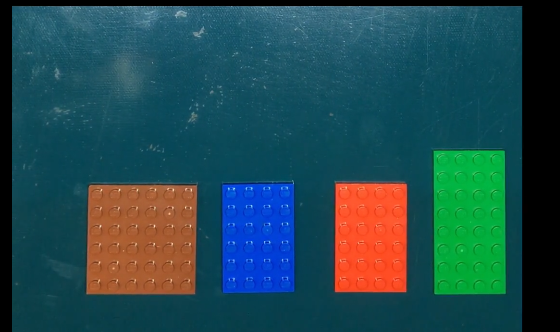
#> input picture Main Code/all_code/video_tracking/video_tracking_dataset/Capture.PNG, 560 x 332 px
$ python -i feature_extrac_track.py   (imports and definitions only)
#> lines starting #> are read from the running program, lines starting #| are printed output that depends on the picture; after the words box and inside, x2 and y2 are one past the last pixel; in counts of white or black regions, pixels touching at a corner belong together
### Main Code/all_code/video_tracking/lego_tracking.py
import cv2 as cv
import numpy as np
from lego_v1 import Lego

class lego_track (Lego):
    def __init__(self,ratio = None ,color= None, contour= None, rect_non_rect = None, id = None):
        super().__init__(ratio ,color, contour, rect_non_rect)
        self.id = id

    # [13 lines left out: functions get_corners, get_center, not called in this run]

    def __str__(self):
        return str(self.__class__) + ": " + str(self.__dict__)

### Main Code/all_code/video_tracking/lego_v1.py
import cv2 as cv
import numpy as np

class Lego:
    def __init__(self,ratio = None ,color= None, contour= None, rect_non_rect = None):
        self.ratio = ratio
        self.contour = contour
        self.color = color
        self.rect = rect_non_rect # True or false

    # [36 lines left out: functions get_corners, get_center, not called in this run]


    def __str__(self):
        return str(self.__class__) + ": " + str(self.__dict__)

### Main Code/all_code/video_tracking/feature_extrac_track.py
import cv2 as cv
import numpy as np
from numpy import load
import time
from Constants import constants_feat
from lego_tracking import lego_track as Lego
import sys
sys.path.insert(0, r'../')
# in order to read the color json file
import json


class FeatureExtrac:
    def __init__(self, reference=constants_feat.INPUT_FILE_UNIT_REF):
        npz_stuff = load(reference)
        unit_ref = npz_stuff["unitSize"]
        self.unitSize = unit_ref
        self.lst_legos = []
        self.reset_lst = 0
        self.font = cv.FONT_HERSHEY_SIMPLEX

    # [54 lines left out: functions get_reference, resize, not called in this run]

    '''
    #######################################################################################################################
    Color detection
    #######################################################################################################################
    '''

    def __imageprocessing(self, frame, hsv_low, hsv_upper):
        """
        Used to mask the desired region using HSV range
        @param [in] frame : input image
        @param [in] hsv_low : HSV lower range
        @param [in] hsv_upper: HSV upper range

        @param [out] mask_3 : masks the image in order to obtain the filter piece
        @param [out] closing : morphological operation
        @param [out] color_piece : visualize the real part of the target
        """
        # print("hsv_low: ", hsv_low)
        # print("hsv_upper: ", hsv_upper)

        # Convert the BGR image to HSV image.
        hsv = cv.cvtColor(frame, cv.COLOR_BGR2HSV)

        # Set the lower and upper HSV range according to the value selected
        # by the trackbar
        lower_range = np.array(hsv_low)
        upper_range = np.array(hsv_upper)

        # Filter the image and get the binary mask, where white represents
        # your target color
        mask = cv.inRange(hsv, lower_range, upper_range)

        # Morphological operation -> closing
        kernel = np.ones((3, 3), np.uint8)
        closing = cv.morphologyEx(mask, cv.MORPH_CLOSE, kernel, iterations=10)
        closing = cv.morphologyEx(closing, cv.MORPH_OPEN, kernel, iterations=3)  # Remove small dots
        # cv.imshow('Mask',closing)

        # You can also visualize the real part of the target color (Optional)
        color_piece = cv.bitwise_and(frame, frame, mask=closing)

        # Converting the binary mask to 3 channel image, this is just so
        # we can stack it with the others
        mask_3 = cv.cvtColor(mask, cv.COLOR_GRAY2BGR)

        return closing, color_piece, mask_3


    def __find_everything(self, closing, frame, color):
        """
        @param [in] closing : morphological operation
        @param [in] frame : image copy
        """

        contours, hierarchy = cv.findContours(closing, cv.RETR_EXTERNAL, cv.CHAIN_APPROX_SIMPLE)
        minArea = closing.shape[1] * closing.shape[0] / 1000
        maxArea = closing.shape[1] * closing.shape[0] / 4

        # Clear list after NUMBER_FRAMES_TO_RESET_LST as passed
        if self.reset_lst >= constants_feat.NUMBER_FRAMES_TO_RESET_LST:
            self.lst_legos.clear()
            self.reset_lst = 0

        self.reset_lst = self.reset_lst + 1

        for c in contours:
            lego = Lego()

            approx = cv.approxPolyDP(c, 0.01 * cv.arcLength(c, True), True)
            # print("\napprox: ", approx)
            x, y, w, h = cv.boundingRect(approx)

            # If the area is not between this range, ignore
            if (minArea < w * h < maxArea):
                # aspect_ratio = float(w) / float(h)
                # print("aspect:", aspect_ratio)
                # print(hsv_color)

                lego.color = color
                lego.contour = approx

                if len(approx) == 4:
                    lego.rect = True
                else:
                    lego.rect = False

                # Write to image the color of lego
                #cv.putText(frame, color, (x - w, y), cv.FONT_HERSHEY_SIMPLEX, 0.3, (0, 255, 0), 2, cv.LINE_AA)

                # Write to image the rect or not of lego
                #if not lego.rect:
                #    cv.putText(frame, 'rect', (x - w, y + round(1.5 * h)), cv.FONT_HERSHEY_SIMPLEX, 0.8,
                #               (235, 206, 135), 2, cv.LINE_AA)
                #else:
                #    cv.putText(frame, 'non-rect', (x - w, y + round(1.5 * h)), cv.FONT_HERSHEY_SIMPLEX, 0.8,
                #               (235, 206, 135), 2, cv.LINE_AA)

                lego.ratio = self.find_ratio(approx, frame)
                #self.find_middle(approx, frame)

                # Add to lego list
                # if not self.__check_in_list(lego):
                self.lst_legos.append(lego)

    '''
    #######################################################################################################################
    Ratio and corners detection
    #######################################################################################################################
    '''

    def __compute_ratio(self, w, h):

        width = round(w / (self.unitSize))
        height = round(h / (self.unitSize))

        return (width, height)

    def __info_about_shape(self, contour):
        '''
        Get info about the bounding box of the shape
        '''

        epsilon = 0.01 * cv.arcLength(contour, True)
        # Approximations
        approx = cv.approxPolyDP(contour, epsilon, True)

        # Info about the Square
        x_y, w_h, angle = cv.minAreaRect(approx)

        return x_y, w_h, angle

    def find_ratio(self, cont, frame_s):
        x_y, w_h, angle = self.__info_about_shape(cont)

        ratio = self.__compute_ratio(w_h[0], w_h[1])
        x_y_lst = list(map(round, list(x_y)))
        w_h_lst = list(map(round, list(w_h)))

        # Write the ratio on image
        #cv.putText(frame_s, str(ratio[0]) + "x" + str(ratio[1]), (x_y_lst[0] + int(w_h_lst[0] / 2), x_y_lst[1]
        #                                                          + int(w_h_lst[1] / 2)), self.font, 0.5, (0, 0, 0), 1, cv.LINE_AA)

        return ratio

    # [11 lines left out: functions get_lego_real_size, find_middle, not called in this run]

        # [6 lines of commented-out code are left out]

    def find_color_ratio(self, img1, json_colors=constants_feat.DEFAULT_COLOR_PATH):
        '''
        Find Color and ratio in an image, with a given json file with colors
        '''

        # img = self.resize(img1, constants_feat.RESIZING_FACTOR,constants_feat.RESIZING_FACTOR)  # Resize image
        img = img1.copy()
        # read file
        with open(json_colors) as json_file:
            data = json_file.read()

        obj = json.loads(data)

        for f in obj['colors']:
            hsv_color = (f['color'])
            hsv_low = (f['hsv_low'])
            hsv_upper = (f['hsv_upper'])

            closing, color_piece, mask_3 = self.__imageprocessing(img, hsv_low, hsv_upper)

            # Find All lego feautures
            self.__find_everything(closing, img1, hsv_color)

    # [6 lines left out: function __check_in_list, not called in this run]

>>> import cv2
>>> picture = cv2.imread('video_tracking_dataset/Capture.PNG')
#> picture is the input picture: shape (332, 560, 3); mean B, G, R 80.2, 74.5, 35.1
>>> result = FeatureExtrac().find_color_ratio(picture)
#> (reads Main Code/all_code/video_tracking/reference_param/referenceParameters.npz from the repository)
#> (reads Main Code/all_code/video_tracking/colors/colors.json from the repository)
#> the loop in find_color_ratio, `for f in obj['colors']:` made 1 pass
#> pass 1, in __imageprocessing, `mask = cv.inRange(hsv, lower_range, upper_range)`:
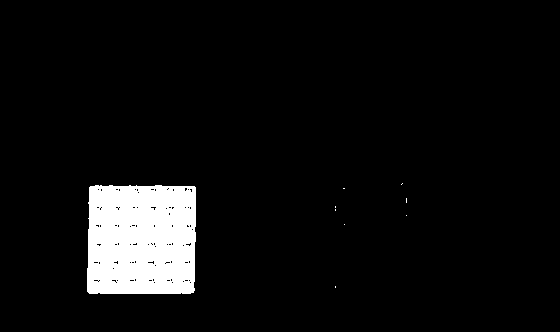
#> mask: shape (332, 560); 6.1% white; 9 white regions (8 under 20 px), largest, box (x1, y1, x2, y2) and area: (87, 185, 196, 294) 11395
#> pass 1, in __imageprocessing, `closing = cv.morphologyEx(mask, cv.MORPH_CLOSE, kernel, iterations=10)`:
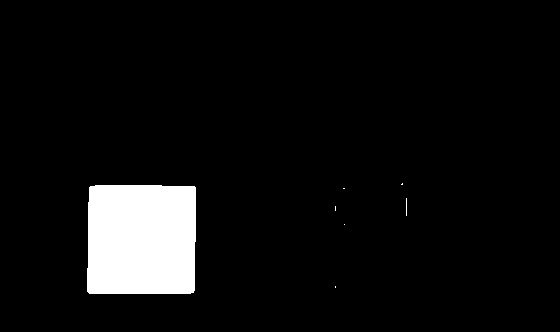
#> closing: shape (332, 560); 6.3% white; 7 white regions (6 under 20 px), largest, box (x1, y1, x2, y2) and area: (87, 185, 196, 294) 11678
